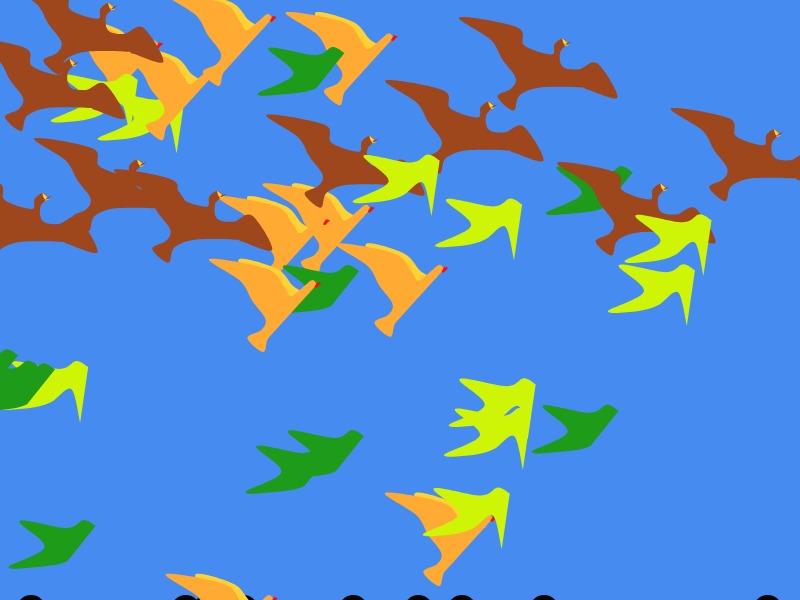
Frame 1 (no input)
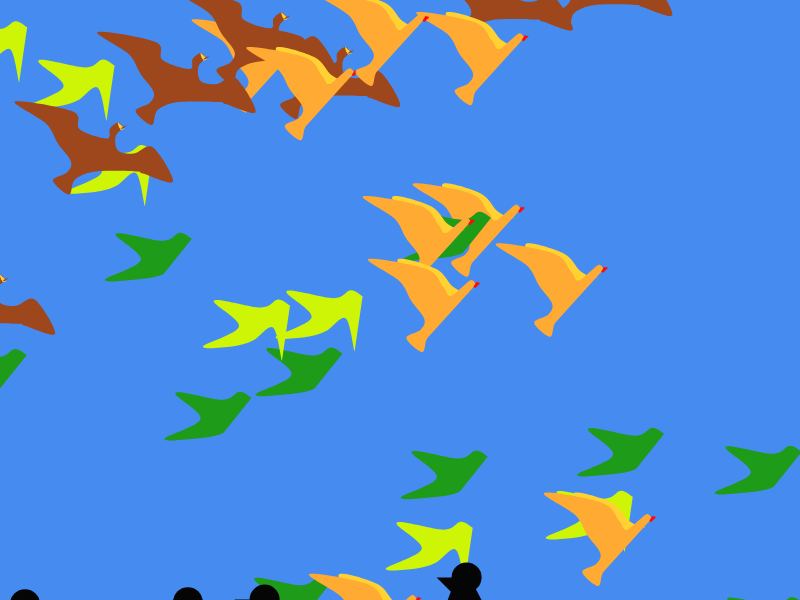
Frame 60 (no input)
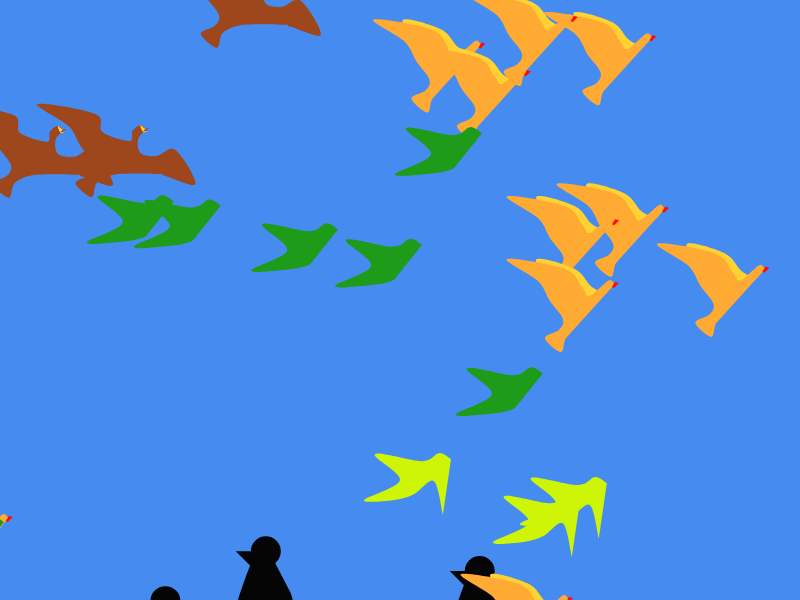
Frame 120 (the mouse pressed at the canvas centre since frame 60)

The p5.js sketch that drew these frames (run headless with seeded random() and noise() and a simulated clock; from frame 60 on, the mouse is pressed at the canvas centre):

// p5.js sketch
// ── sketch.js
var x = [];
var y = [];

var x1 = [];
var y1 = [];

var x2 = [];
var y2 = [];

var x3 = [];
var y3 = [];

var x4 = [];
var y4 = [];

var cant = 10;


function setup() {
  createCanvas(800, 600);
  for (var i = 0; i < cant; i = i + 1) {
    x[i] = random(width);
    y[i] = random(200);
    x1[i] = random(500);
    y1[i] = random(height);
    x2[i] = random(width);
    y2[i] = random(height);
    x3[i] = random(width);
    y3[i] = random(height);
    x4[i] = random(width);
    y4[i] = 600;
    
  }
}

function draw() {
  background(70, 140, 240);

  for (var i = 0; i < cant; i = i + 1) {
    //patos
noStroke();
    fill(158,70, 28);
    beginShape();
    vertex(x[i], y[i]);
    vertex(x[i] - 4, y[i] + 1);
    curveVertex(x[i] - 9, y[i] - 3);
    vertex(x[i] - 17, y[i] + 3);
    vertex(x[i] - 20, y[i] + 13);
    vertex(x[i] - 47, y[i] + 4);
    vertex(x[i] - 54, y[i] - 14);
    curveVertex(x[i] - 112, y[i] - 24);
    vertex(x[i] - 81, y[i] - 2);
    vertex(x[i] - 69, y[i] + 18);
    vertex(x[i] - 56, y[i] + 36);
    vertex(x[i] - 60, y[i] + 47);
    curveVertex(x[i] - 74, y[i] + 55);
    vertex(x[i] - 58, y[i] + 69);
    vertex(x[i] - 52, y[i] + 54);
    vertex(x[i] - 31, y[i] + 46);
    curveVertex(x[i]+9 , y[i] + 46);
    
    curveVertex(x[i] + 16, y[i] +48);//
    vertex(x[i] + 46, y[i] + 56);
    vertex(x[i] + 26, y[i] + 22);//
    vertex(x[i]+7 , y[i] + 28);
    curveVertex(x[i] - 9, y[i] + 25);
    vertex(x[i] - 11, y[i] + 10);
    endShape(CLOSE);
    fill(255,210, 50);
beginShape();
    vertex(x[i], y[i]);
    vertex(x[i] - 4, y[i] + 1);
    curveVertex(x[i] - 9, y[i] - 3);
    vertex(x[i] - 7, y[i] + 3);
    vertex(x[i] - 2, y[i] + 3);
    vertex(x[i] - 7, y[i] + 4);
    vertex(x[i] - 5, y[i] - 4);
endShape();
    fill(0,255,0);
    quad(x[i], y[i], x[i] - 7, y[i] + 3);
    
    if(x[i]<width || y[i]>height){
    x[i]=x[i]+random(0,5);
    y[i]=y[i]+random(-5,0);
    }else if(x[i]>width || y[i]<height){
      x[i]=0;
      y[i]=random(0,height);}
beginShape();
     fill(255,210, 50);
    vertex(x1[i], y1[i]);
     vertex(x1[i] - 10, y1[i] + 10);
    vertex(x1[i] - 27, y1[i] + 4);
    vertex(x1[i] -44, y1[i] - 14);
    curveVertex(x1[i] - 82, y1[i] - 24);
    vertex(x1[i] - 71, y1[i] - 2);
    vertex(x1[i] - 59, y1[i] + 18);
    vertex(x1[i] - 89, y1[i] + 18);
    endShape();

    fill(258,170, 50);
    beginShape();
    vertex(x1[i], y1[i]);
    vertex(x1[i] - 4, y1[i] + 1);
    curveVertex(x1[i] - 9, y1[i] - 3);
    vertex(x1[i] - 17, y1[i] + 3);
    //pajaros 
   
     
    vertex(x1[i] - 30, y1[i] + 13);
    vertex(x1[i] - 37, y1[i] + 4);
    vertex(x1[i] - 54, y1[i] - 14);
    curveVertex(x1[i] - 112, y1[i] - 24);
    vertex(x1[i] - 81, y1[i] - 2);
    vertex(x1[i] - 69, y1[i] + 18);
    vertex(x1[i] - 56, y1[i] + 36);
    vertex(x1[i] - 60, y1[i] + 47);
    curveVertex(x1[i] - 74, y1[i] + 55);
    vertex(x1[i] - 58, y1[i] + 69);
    vertex(x1[i] - 52, y1[i] + 54);
    vertex(x1[i] - 31, y1[i] + 46);
    endShape();
    beginShape();
     fill(255,10, 5);
    vertex(x1[i], y1[i]);
     vertex(x1[i] - 5, y1[i] + 5);
    vertex(x1[i] - 7, y1[i] + 4);
    vertex(x1[i] -4, y1[i] - 1);
    endShape();
    //
    if(x1[i]<width){
    x1[i]=x1[i]+random(0,5);
    }else if(x1[i]>width) {
      x1[i]=0;}
    
    //////7loros
       fill(30,155, 25);
    beginShape();
    curveVertex(x2[i], y2[i]);
    vertex(x2[i] - 10, y2[i] -6);
    vertex(x2[i] - 22, y2[i] - 12);
    vertex(x2[i] - 39, y2[i] -4);
    vertex(x2[i] - 86, y2[i] - 11);
   
    vertex(x2[i] - 61, y2[i]+15);
    curveVertex(x2[i] - 97, y2[i] +35);
     curveVertex(x2[i] - 68, y2[i]+35);
    curveVertex(x2[i] - 38, y2[i] +29);
    curveVertex(x2[i] - 22, y2[i] +10);
   
    endShape();
  
    
   if(x2[i]<width || y2[i]>height){
    x2[i]=x2[i]+random(0,25);
    y2[i]=y2[i]+random(-1,4);
    }else if(x2[i]>width || y2[i]<height){
      x2[i]=0;
      y2[i]=random(0,height);}
    
    ///////colibries
    noStroke();
    fill(205,245, 5);
    beginShape();
    curveVertex(x3[i], y3[i]);
    vertex(x3[i] - 10, y3[i] -6);
    vertex(x3[i] - 22, y3[i] - 12);
    vertex(x3[i] - 39, y3[i] -4);
    vertex(x3[i] - 86, y3[i] - 11);
   
    vertex(x3[i] - 61, y3[i]+15);
    curveVertex(x3[i] - 97, y3[i] +35);
     curveVertex(x3[i] - 68, y3[i]+35);
    curveVertex(x3[i] - 47, y3[i] +29);//
    curveVertex(x3[i] - 27, y3[i] +16);
    curveVertex(x3[i] - 18, y3[i] +49);
    curveVertex(x3[i] - 22, y3[i] +10);
   
    endShape();
  
    
   if(x3[i]<width || y3[i]>height){
    x3[i]=x3[i]+random(-1,15);
    y3[i]=y3[i]+random(-1,15);
    }else if(x3[i]>width || y3[i]<height){
      x3[i]=random(0,200);
      y3[i]=0;}
    ///////////////pingui
     fill(5);
    beginShape();
    curveVertex(x4[i], y4[i]);
    curveVertex(x4[i] - 27, y4[i] -2);
   curveVertex(x4[i] - 57, y4[i] +76);
    curveVertex(x4[i] - 55, y4[i] +105);
    vertex(x4[i] - 48, y4[i] + 76);
   
    vertex(x4[i] - 43, y4[i]+105);
    curveVertex(x4[i] - 9, y4[i] +106);
     curveVertex(x4[i] -5, y4[i]+75);
    curveVertex(x4[i] + 1, y4[i] +102);//
    curveVertex(x4[i] + 5, y4[i] +81);
    curveVertex(x4[i] + 1, y4[i] +52);
   
    curveVertex(x4[i] - 17, y4[i] +16);
   
    endShape();
   ellipse(x4[i]-24, y4[i]+10, 30, 30);
    triangle(x4[i]-24, y4[i]+10, x4[i]-54, y4[i]+10, x4[i]-24, y4[i]+40);
    
   if(x4[i]<width || y4[i]>height){
    x4[i]=x4[i]+random(-5,5);
    y4[i]=y4[i]+random(-5,5);}
  }
  
}
